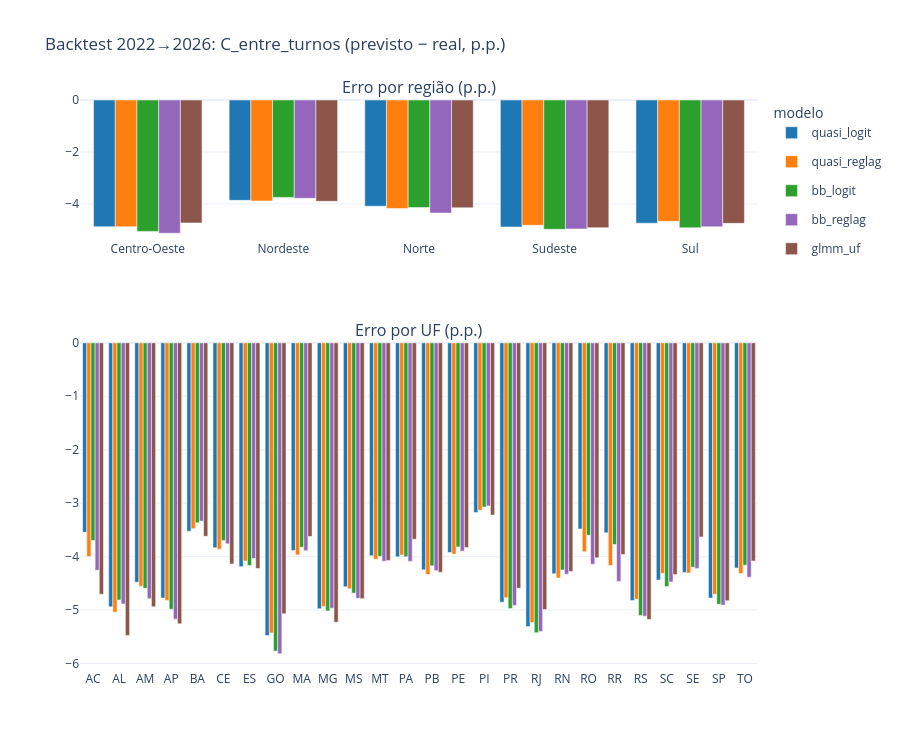

The code cell stored with this chart in its notebook:
### Code cell
for var in ("C_entre_turnos", "C_recal"):
    SA.salvar_fig(G.figura_backtest(var, regC, ufC), PASTA_F, f"backtest_{var}")
G.figura_backtest("C_entre_turnos", regC, ufC).show()

### Figure 1 — Plotly figure (JSON) as saved in the notebook; plotly's stock layout.template omitted (floating-point values rounded to 4 significant figures)
{"data": [{"legendgroup": "quasi_logit", "marker": {"color": "#1f77b4"}, "name": "quasi_logit", "type": "bar", "x": ["Centro-Oeste", "Nordeste", "Norte", "Sudeste", "Sul"], "xaxis": "x", "y": [-4.88, -3.864, -4.089, -4.889, -4.744], "yaxis": "y"}, {"legendgroup": "quasi_reglag", "marker": {"color": "#ff7f0e"}, "name": "quasi_reglag", "type": "bar", "x": ["Centro-Oeste", "Nordeste", "Norte", "Sudeste", "Sul"], "xaxis": "x", "y": [-4.88, -3.886, -4.18, -4.824, -4.673], "yaxis": "y"}, {"legendgroup": "bb_logit", "marker": {"color": "#2ca02c"}, "name": "bb_logit", "type": "bar", "x": ["Centro-Oeste", "Nordeste", "Norte", "Sudeste", "Sul"], "xaxis": "x", "y": [-5.059, -3.75, -4.142, -4.98, -4.922], "yaxis": "y"}, {"legendgroup": "bb_reglag", "marker": {"color": "#9467bd"}, "name": "bb_reglag", "type": "bar", "x": ["Centro-Oeste", "Nordeste", "Norte", "Sudeste", "Sul"], "xaxis": "x", "y": [-5.129, -3.788, -4.352, -4.964, -4.883], "yaxis": "y"}, {"legendgroup": "glmm_uf", "marker": {"color": "#8c564b"}, "name": "glmm_uf", "type": "bar", "x": ["Centro-Oeste", "Nordeste", "Norte", "Sudeste", "Sul"], "xaxis": "x", "y": [-4.733, -3.901, -4.151, -4.918, -4.75], "yaxis": "y"}, {"legendgroup": "quasi_logit", "marker": {"color": "#1f77b4"}, "name": "quasi_logit", "showlegend": false, "type": "bar", "x": ["AC", "AL", "AM", "AP", "BA", "CE", "ES", "GO", "MA", "MG", "MS", "MT", "PA", "PB", "PE", "PI", "PR", "RJ", "RN", "RO", "RR", "RS", "SC", "SE", "SP", "TO"], "xaxis": "x2", "y": [-3.545, -4.94, -4.48, -4.775, -3.525, -3.835, -4.19, -5.478, -3.885, -4.974, -4.564, -3.986, -4.004, -4.247, -3.923, -3.176, -4.853, -5.308, -4.323, -3.483, -3.556, -4.822, -4.437, -4.296, -4.775, -4.212], "yaxis": "y2"}, {"legendgroup": "quasi_reglag", "marker": {"color": "#ff7f0e"}, "name": "quasi_reglag", "showlegend": false, "type": "bar", "x": ["AC", "AL", "AM", "AP", "BA", "CE", "ES", "GO", "MA", "MG", "MS", "MT", "PA", "PB", "PE", "PI", "PR", "RJ", "RN", "RO", "RR", "RS", "SC", "SE", "SP", "TO"], "xaxis": "x2", "y": [-3.999, -5.041, -4.554, -4.821, -3.479, -3.86, -4.083, -5.429, -3.969, -4.931, -4.604, -4.051, -3.969, -4.335, -3.953, -3.131, -4.771, -5.232, -4.4, -3.909, -4.167, -4.799, -4.312, -4.306, -4.707, -4.316], "yaxis": "y2"}, {"legendgroup": "bb_logit", "marker": {"color": "#2ca02c"}, "name": "bb_logit", "showlegend": false, "type": "bar", "x": ["AC", "AL", "AM", "AP", "BA", "CE", "ES", "GO", "MA", "MG", "MS", "MT", "PA", "PB", "PE", "PI", "PR", "RJ", "RN", "RO", "RR", "RS", "SC", "SE", "SP", "TO"], "xaxis": "x2", "y": [-3.698, -4.812, -4.593, -4.983, -3.368, -3.701, -4.166, -5.768, -3.825, -5.016, -4.684, -3.994, -4.004, -4.172, -3.818, -3.073, -4.97, -5.423, -4.252, -3.602, -3.773, -5.101, -4.561, -4.198, -4.892, -4.16], "yaxis": "y2"}, {"legendgroup": "bb_reglag", "marker": {"color": "#9467bd"}, "name": "bb_reglag", "showlegend": false, "type": "bar", "x": ["AC", "AL", "AM", "AP", "BA", "CE", "ES", "GO", "MA", "MG", "MS", "MT", "PA", "PB", "PE", "PI", "PR", "RJ", "RN", "RO", "RR", "RS", "SC", "SE", "SP", "TO"], "xaxis": "x2", "y": [-4.254, -4.887, -4.789, -5.17, -3.336, -3.762, -4.036, -5.816, -3.889, -4.965, -4.781, -4.088, -4.09, -4.263, -3.898, -3.051, -4.913, -5.399, -4.33, -4.141, -4.464, -5.114, -4.474, -4.221, -4.906, -4.385], "yaxis": "y2"}, {"legendgroup": "glmm_uf", "marker": {"color": "#8c564b"}, "name": "glmm_uf", "showlegend": false, "type": "bar", "x": ["AC", "AL", "AM", "AP", "BA", "CE", "ES", "GO", "MA", "MG", "MS", "MT", "PA", "PB", "PE", "PI", "PR", "RJ", "RN", "RO", "RR", "RS", "SC", "SE", "SP", "TO"], "xaxis": "x2", "y": [-4.704, -5.474, -4.938, -5.256, -3.621, -4.139, -4.222, -5.068, -3.625, -5.229, -4.789, -4.071, -3.674, -4.292, -3.829, -3.222, -4.592, -4.99, -4.28, -4.023, -3.96, -5.177, -4.337, -3.632, -4.825, -4.081], "yaxis": "y2"}], "layout": {"annotations": [{"font": {"size": 16}, "showarrow": false, "text": "Erro por região (p.p.)", "x": 0.5, "xanchor": "center", "xref": "paper", "y": 1.0, "yanchor": "bottom", "yref": "paper"}, {"font": {"size": 16}, "showarrow": false, "text": "Erro por UF (p.p.)", "x": 0.5, "xanchor": "center", "xref": "paper", "y": 0.574, "yanchor": "bottom", "yref": "paper"}], "barmode": "group", "height": 750, "legend": {"title": {"text": "modelo"}}, "title": {"text": "Backtest 2022→2026: C_entre_turnos (previsto − real, p.p.)"}, "xaxis": {"anchor": "y", "domain": [0.0, 1.0]}, "xaxis2": {"anchor": "y2", "domain": [0.0, 1.0]}, "yaxis": {"anchor": "x", "domain": [0.754, 1.0]}, "yaxis2": {"anchor": "x2", "domain": [0.0, 0.574]}}}
